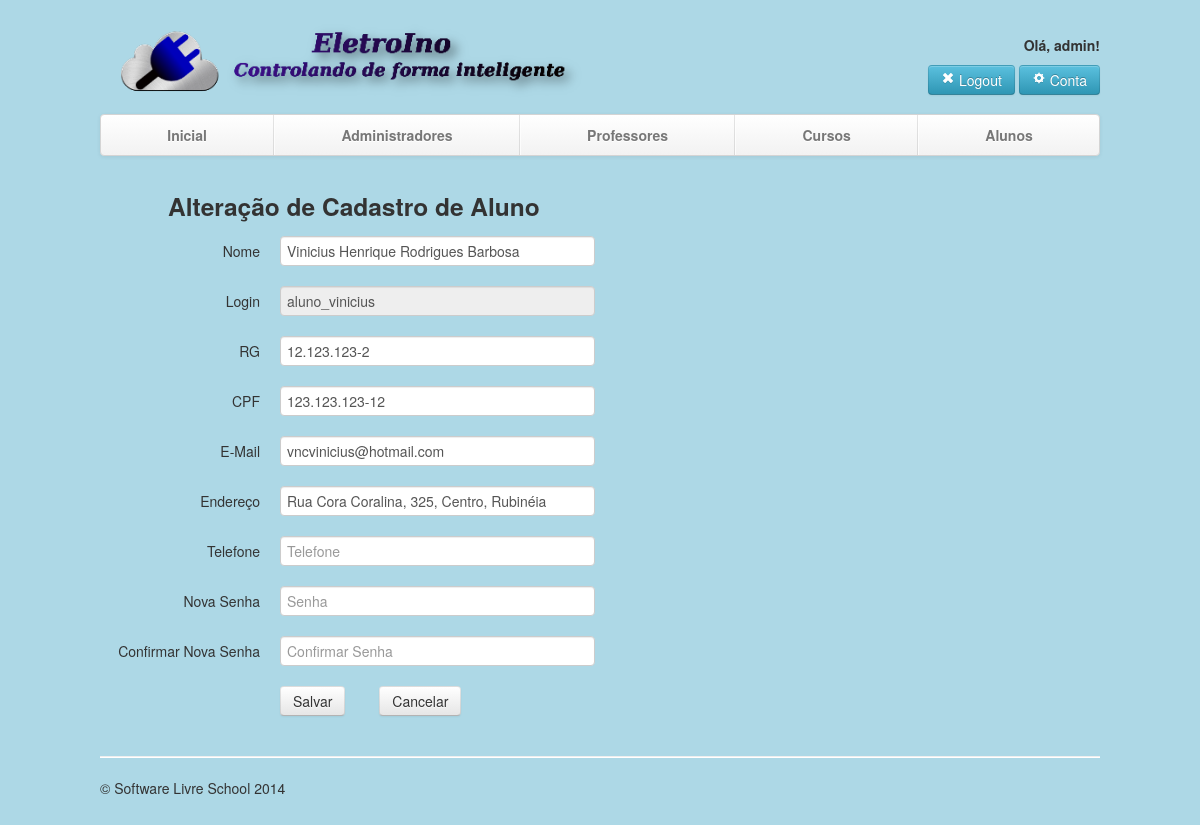
Page /sistema/admin/alterar-aluno.php?id=1 (signed in) on the committed database.
### tables this page shows
CREATE TABLE `alunos` (
  `id_aluno` int(11) NOT NULL AUTO_INCREMENT,
  `nome` varchar(150) NOT NULL,
  `login` varchar(50) NOT NULL,
  `senha` varchar(50) NOT NULL,
  `email` varchar(120) NOT NULL,
  `fone` varchar(40) NOT NULL,
  `endereco` varchar(250) NOT NULL,
  `rg` varchar(20) NOT NULL,
  `cpf` varchar(20) NOT NULL,
  PRIMARY KEY (`id_aluno`)
);

### sistema/admin/alterar-aluno.php (the view, shortened to what this page needs)
<?php include 'header-admin.php'; ?>
<?php include('../conexao.php');
try {
    $sql = "SELECT * FROM alunos WHERE id_aluno LIKE :id";
    $instrucao = $conexao->prepare($sql);
    $dados = array('id' => $_GET['id']);
    $instrucao->execute($dados);
    $linhas = $instrucao->fetchAll();
    foreach($linhas as $linha) {
?>
    <div class="row-fluid">
        <div class="span8">
            <h3>&nbsp;&nbsp;&nbsp;&nbsp;&nbsp;&nbsp;&nbsp;&nbsp;&nbsp; Alteração de Cadastro de Aluno</h3>
            <form align="left" class="form-horizontal" method="post" action="tratar-alterar-aluno.php?id=<?php echo $_GET['id'] ?>">
                <div class="control-group">
                    <label class="control-label" for="Nome">Nome</label>
                    <div class="controls">
                        <input class="span8" required type="text" name="nome" id="nome" placeholder="Nome" value="<?php echo $linha['nome'] ?>">
                    </div>
                </div>
                <div class="control-group">
                    <label class="control-label" for="Login">Login</label>
                    <div class="controls">
                        <input class="span8" type="text" disabled name="login" id="login" placeholder="Login" value="<?php echo $linha['login'] ?>">
                    </div>
                </div>
                <div class="control-group">
                    <label class="control-label" for="rg">RG</label>
                    <div class="controls">
                        <input class="span8" required type="text" name="rg" id="rg" placeholder="RG" value="<?php echo $linha['rg'] ?>">
                    </div>
                </div>
                  <div class="control-group">
                    <label class="control-label" for="cpf">CPF</label>
                    <div class="controls">
                        <input class="span8" required type="text" name="cpf" id="cpf" placeholder="CPF" value="<?php echo $linha['cpf'] ?>">
                    </div>
                </div>
                <div class="control-group">
                    <label class="control-label" for="Email">E-Mail</label>
                    <div class="controls">
                       <input class="span8" required type="text" name="email" id="email" placeholder="Email" value="<?php echo $linha['email'] ?>" oninput="validacaoEmail(this)">
                    </div>
                </div>
                <div class="control-group">
                    <label class="control-label" for="Endereco">Endereço</label>
                    <div class="controls">
                        <input class="span8" required type="text" name="endereco" id="endereco" placeholder="Endereço" value="<?php echo $linha['endereco'] ?>">
                    </div>
                </div>
                <div class="control-group">
                    <label class="control-label" for="Tel">Telefone</label>
                    <div class="controls">
                        <input class="span8" required type="text" name="telefone" id="telefone" placeholder="Telefone" value="<?php echo $linha['telefone'] ?>">
                    </div>
                </div>
                 <div class="control-group">
                    <label class="control-label" for="Senha"> Nova Senha</label>
                    <div class="controls">
                        <input class="span8" type="password" name="senha" id="senha" placeholder="Senha">
                    </div>
                </div>
                <div class="control-group">
                    <label class="control-label" for="confsenha"> Confirmar Nova Senha</label>
                    <div class="controls">
                        <input class="span8" type="password" id="confsenha" oninput="validaSenha(this)" name="confsenha" placeholder="Confirmar Senha">
                    </div>
                </div>
                <div class="control-group">
                    <div class="controls">
                        <button type="submit" class="btn">Salvar</button>
                        <button style="margin-left:30px;" id="cancelaraluno" class="btn" onClick="cancelar();">  Cancelar</button>
                    </div>
                </div>
    <?php
        }
    }
    catch (PDOException $ex) {
        echo $ex->getMessage();
    }
    ?>
   </form>
</div>
</div>
<?php include 'footer-admin.php'; ?>

### css/mystyle.css (style rules this page uses)
body { padding-top: 20px; padding-bottom: 60px; }

### rows in the picture
alunos: nome "Vinicius Henrique Rodrigues Barbosa", login "aluno_vinicius", rg "12.123.123-2", cpf "123.123.123-12", email "vncvinicius@hotmail.com", endereco "Rua Cora Coralina, 325, Centro, Rubinéia"

### other values in the picture
$_SESSION['login'] "admin"
